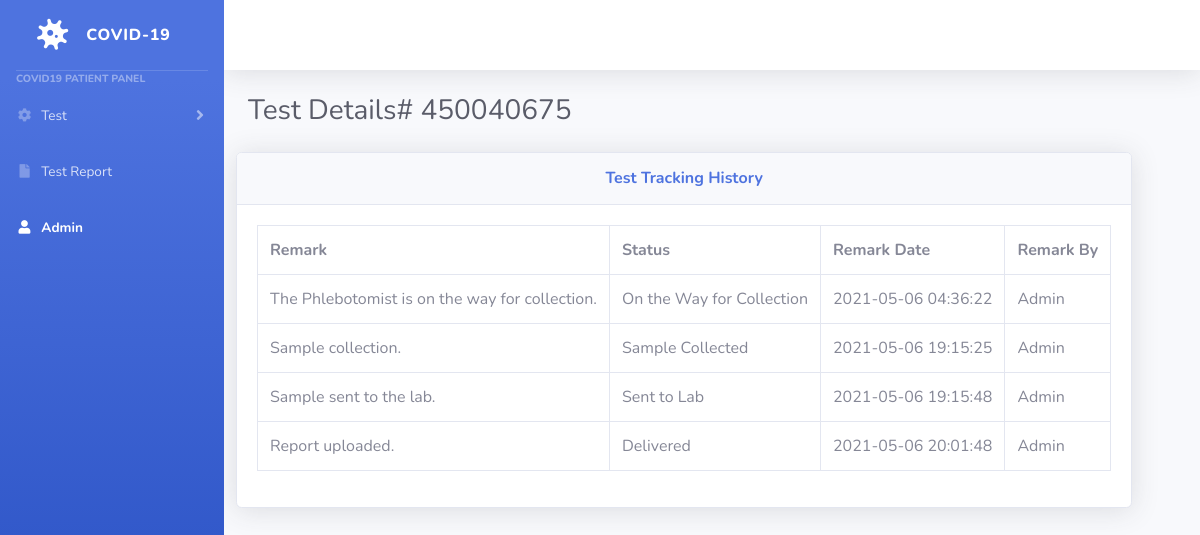
Page /COVID-19/patient-report-details.php?oid=450040675 on the committed database.
### tables this page shows
CREATE TABLE `tblreporttracking` (
  `id` int(11) NOT NULL,
  `OrderNumber` bigint(40) DEFAULT NULL,
  `Remark` varchar(255) DEFAULT NULL,
  `Status` varchar(120) DEFAULT NULL,
  `PostingTime` timestamp NULL DEFAULT current_timestamp(),
  `RemarkBy` int(5) DEFAULT NULL
);

### COVID-19/patient-report-details.php (the view, shortened to what this page needs)
<?php session_start();
include_once('includes/config.php');
?>
<!DOCTYPE html>
<html lang="en">
<head>
    <link href="vendor/fontawesome-free/css/all.min.css" rel="stylesheet" type="text/css">
    <link href="css/sb-admin-2.min.css" rel="stylesheet">
</head>
<body id="page-top">
    <div id="wrapper">
        <?php include_once('includes/sidebar.php');?>
             <div id="content-wrapper" class="d-flex flex-column">
                <div id="content">
                    <?php include_once('includes/topbar.php');?>
                         <div class="container-fluid">
                            <h1 class="h3 mb-4 text-gray-800">Test Details# <?php echo intval($_GET['oid']);?></h1>
                            <div class="row">
<?php
$orderid=intval($_GET['oid']);
$ret=mysqli_query($con,"select * from tblreporttracking
join tbladmin on tbladmin.ID=tblreporttracking.RemarkBy
where tblreporttracking.OrderNumber='$orderid'");
$num=mysqli_num_rows($ret);
?>
<div class="row">
                         <div class="col-lg-12">
                            <div class="card shadow mb-4">
                                <div class="card-header py-3">
                                    <h6 class="m-0 font-weight-bold text-primary" align="center">Test  Tracking History</h6>
                                </div>
                                <div class="card-body">
                                <?php if($num>0){
                                ?>
                                 <table class="table table-bordered"  width="100%" cellspacing="0">
                                <tr>
                                    <th>Remark</th>
                                    <th>Status</th>
                                    <th>Remark Date</th>
                                    <th>Remark By</th>
                                <?php while($result=mysqli_fetch_array($ret)){?>
                                </tr>
                                    <tr>
                                    <td><?php echo $result['Remark'];?></td>
                                    <td><?php echo $result['Status'];?></td>
                                    <td><?php echo $result['PostingTime'];?></td>
                                    <td><?php echo $result['AdminName'];?></td>
                                    </tr>
                                <?php }?>
                                </table>
                                 <?php
                             } else { ?>
                        <h4 align="center" style="color:red"> No Tracking history found </h4>
                                 <?php } ?>
                                </div>
                            </div>
                        </div>
                    </div>
            </div>
        </div>
    </div>
</div>
</body>
</html>

### rows in the picture
tblreporttracking: Remark "The Phlebotomist is on the way for collection.", Status "On the Way for Collection", PostingTime "2021-05-06 04:36:22", tbladmin.AdminName "Admin"
tblreporttracking: Remark "Sample collection.", Status "Sample Collected", PostingTime "2021-05-06 19:15:25", tbladmin.AdminName "Admin"
tblreporttracking: Remark "Sample sent to the lab.", Status "Sent to Lab", PostingTime "2021-05-06 19:15:48", tbladmin.AdminName "Admin"
tblreporttracking: Remark "Report uploaded.", Status "Delivered", PostingTime "2021-05-06 20:01:48", tbladmin.AdminName "Admin"

### other values in the picture
$_GET['oid'] "450040675"
